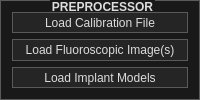
         <widget class="QGroupBox" name="preprocessor_box">
          <property name="sizePolicy">
           <sizepolicy hsizetype="Preferred" vsizetype="Minimum">
            <horstretch>0</horstretch>
            <verstretch>0</verstretch>
           </sizepolicy>
          </property>
          <property name="maximumSize">
           <size>
            <width>300</width>
            <height>16777215</height>
           </size>
          </property>
          <property name="styleSheet">
           <string notr="true">/*
	Based on a template by Emanuel Claesson (c) 2013 with modifications by Paris Flood

	Licensed under the Apache License, Version 2.0 (the &quot;License&quot;);
	you may not use this file except in compliance with the License.
	You may obtain a copy of the License at

		http://www.apache.org/licenses/LICENSE-2.0

	Unless required by applicable law or agreed to in writing, software
	distributed under the License is distributed on an &quot;AS IS&quot; BASIS,
	WITHOUT WARRANTIES OR CONDITIONS OF ANY KIND, either express or implied.
	See the License for the specific language governing permissions and
	limitations under the License.
*/

/*
	COLOR_DARK     = #191919
	COLOR_MEDIUM   = #353535
	COLOR_MEDLIGHT = #5A5A5A
	COLOR_LIGHT    = #DDDDDD
	COLOR_BLUE  = #2158AA
	COLOR_ORANGE = #D66C23
*/

* {
	background: #191919;
	color: #DDDDDD;
border: 1px solid #5A5A5A;
}

 QMenuBar {
	background: #191919;
	border-style: none;
 }

 QMenuBar::item {
	 background: transparent;
     spacing: 3px; /* spacing between menu bar items */
     padding: 5px 25px;
 }

 QMenuBar::item:selected{
	background: #353535;
  	border: 2px solid #D66C23;
    border-style: none none solid none;
}

 QMenuBar::item:pressed {
	background: #5A5A5A;
}

QCheckBox, QRadioButton {
	border: none;
}

QRadioButton::indicator, QCheckBox::indicator {
	width: 13px;
	height: 13px;
}

QRadioButton::indicator::unchecked, QCheckBox::indicator::unchecked {
	left: 5px;
	border: 1px solid #5A5A5A;
	background: none;
}

QRadioButton::indicator:unchecked:hover, QCheckBox::indicator:unchecked:hover {
	left: 5px;
	border: 1px solid #D66C23;
}

QRadioButton::indicator::checked, QCheckBox::indicator::checked {
	left: 5px;
	border: 1px solid #5A5A5A;
	background: #2158AA;
}

QRadioButton::indicator:checked:hover, QCheckBox::indicator:checked:hover {
	left: 5px;
	border: 1px solid #D66C23;
	background: #2158AA;
}

QGroupBox::title {
	subcontrol-origin: margin;
    subcontrol-position: top center;
}

QScrollBar {
	border: 1px solid #5A5A5A;
	background: #191919;
}

QScrollBar:horizontal {
	height: 15px;
	margin: 0px 16px 0px 16px;
}

QScrollBar:vertical {
	width: 15px;
	margin: 16px 0px 16px 0px;
}

QScrollBar::handle {
	background: #353535;
	border: 1px solid #5A5A5A;
}

QScrollBar::handle:horizontal {
	border-width: 0px 1px 0px 1px;
}

QScrollBar::handle:vertical {
	border-width: 1px 0px 1px 0px;
}

QScrollBar::handle:horizontal {
	min-width: 20px;
}

QScrollBar::handle:vertical {
	min-height: 20px;
}

QScrollBar::add-line, QScrollBar::sub-line {
	background:#353535;
	border: 1px solid #5A5A5A;
	subcontrol-origin: margin;
}

QScrollBar::add-line {
	position: absolute;
}

QScrollBar::add-line:horizontal {
	width: 15px;
	subcontrol-position: right;
	left: 15px;
}

QScrollBar::add-line:vertical {
	height: 15px;
	subcontrol-position: bottom;
	top: 15px;
}

QScrollBar::sub-line:horizontal {
	width: 15px;
	subcontrol-position: left;
}

QScrollBar::sub-line:vertical {
	height: 15px;
	subcontrol-position: top;
}

QScrollBar:left-arrow, QScrollBar::right-arrow, QScrollBar::up-arrow, QScrollBar::down-arrow {
	border: 1px solid #5A5A5A;
	width: 3px;
	height: 3px;
}

QScrollBar::add-page, QScrollBar::sub-page {
	background: none;
}

QAbstractButton {
	background: #252525;
}

QAbstractButton:disabled {
	background: #3F3F3F;
}

QAbstractButton:hover {
	background: #353535;
}

QPushButton:hover {
	background: #353535;
  	border: 1px solid #D66C23;
}

QAbstractButton:pressed {
	background: #5A5A5A;
}

QAbstractItemView {
	show-decoration-selected: 1;
 	outline: 0;
	selection-background-color: #2158AA;
	selection-color: #DDDDDD;
	alternate-background-color: #353535;
}

QHeaderView {
	border: 1px solid #5A5A5A;
}

QHeaderView::section {
	background: #191919;
	border: 1px solid #5A5A5A;
	padding: 4px;
}

QHeaderView::section:selected, QHeaderView::section::checked {
	background: #353535;
}

QTableView {
	gridline-color: #5A5A5A;
}

QTabBar {
	margin-left: 2px;
}

QTabBar::tab {
	border-radius: 0px;
	padding: 4px;
	margin: 4px;
}

QTabBar::tab:selected {
	background: #353535;
}

QComboBox::down-arrow {
	border: 1px solid #5A5A5A;
	background: #353535;
}

QComboBox::drop-down {
	border: 1px solid #5A5A5A;
	background: #353535;
}

QComboBox::down-arrow {
	width: 3px;
	height: 3px;
	border: 1px solid #5A5A5A;
}

QAbstractSpinBox {
	padding-right: 15px;
}

QAbstractSpinBox::up-button, QAbstractSpinBox::down-button {
	border: 1px solid #5A5A5A;
	background: #353535;
	subcontrol-origin: border;
}
QAbstractSpinBox::up-button:hover, QAbstractSpinBox::down-button:hover {
	border: 1px solid #D66C23;
}
QAbstractSpinBox::up-button:pressed, QAbstractSpinBox::down-button:pressed {
	background: #5A5A5A;
}

QAbstractSpinBox::up-arrow, QAbstractSpinBox::down-arrow {
	width: 3px;
	height: 3px;
	border: 1px solid #5A5A5A;
}
QAbstractSpinBox::up-arrow:hover, QAbstractSpinBox::down-arrow:hover {
	border: 1px solid #D66C23;
}

QSlider {
	border: none;
}

QSlider::groove:horizontal {
	height: 5px;
	margin: 4px 0px 4px 0px;
}

QSlider::groove:vertical {
	width: 5px;
	margin: 0px 4px 0px 4px;
}

QSlider::handle {
	border: 1px solid #5A5A5A;
	background: #353535;
}

QSlider::handle:horizontal {
	width: 15px;
	margin: -4px 0px -4px 0px;
}

QSlider::handle:vertical {
	height: 15px;
	margin: 0px -4px 0px -4px;
}

QSlider::add-page:vertical, QSlider::sub-page:horizontal {
	background: #2158AA;
}

QSlider::sub-page:vertical, QSlider::add-page:horizontal {
	background: #353535;
}

QLabel {
	border: none;
}

QProgressBar {
	text-align: center;
}

QProgressBar::chunk {
	width: 1px;
	background-color: #2158AA;
}

QMenu::separator {
	background: #353535;
}

QGroupBox {
	font: bold
}

QListWidget::item:selected {
    background-color: #2158AA;
}

 QMenu::item:selected{
	background: #353535;
	border: 2px solid #D66C23;
    border-style: none solid none none;
}

 QMenu::pressed {
	background: #5A5A5A;
}

QMenu::separator {
    height: 5px;
	background: #2158AA;
}</string>
          </property>
          <property name="title">
           <string>PREPROCESSOR</string>
          </property>
          <property name="alignment">
           <set>Qt::AlignHCenter|Qt::AlignTop</set>
          </property>
          <property name="flat">
           <bool>false</bool>
          </property>
          <layout class="QVBoxLayout" name="verticalLayout_11">
           <item>
            <layout class="QVBoxLayout" name="verticalLayout_5">
             <item>
              <widget class="QPushButton" name="load_calibration_button">
               <property name="sizePolicy">
                <sizepolicy hsizetype="Minimum" vsizetype="MinimumExpanding">
                 <horstretch>0</horstretch>
                 <verstretch>0</verstretch>
                </sizepolicy>
               </property>
               <property name="styleSheet">
                <string notr="true">QButton {    
       min-width: 80em;
       min-height: 40em;
       width: 1600em;
       height: 80em;&quot;    
}</string>
               </property>
               <property name="text">
                <string>Load Calibration File</string>
               </property>
              </widget>
             </item>
             <item>
              <widget class="QPushButton" name="load_image_button">
               <property name="sizePolicy">
                <sizepolicy hsizetype="Minimum" vsizetype="MinimumExpanding">
                 <horstretch>0</horstretch>
                 <verstretch>0</verstretch>
                </sizepolicy>
               </property>
               <property name="text">
                <string>Load Fluoroscopic Image(s)</string>
               </property>
              </widget>
             </item>
             <item>
              <widget class="QPushButton" name="load_model_button">
               <property name="sizePolicy">
                <sizepolicy hsizetype="Minimum" vsizetype="MinimumExpanding">
                 <horstretch>0</horstretch>
                 <verstretch>0</verstretch>
                </sizepolicy>
               </property>
               <property name="text">
                <string>Load Implant Models</string>
               </property>
              </widget>
             </item>
            </layout>
           </item>
          </layout>
         </widget>
